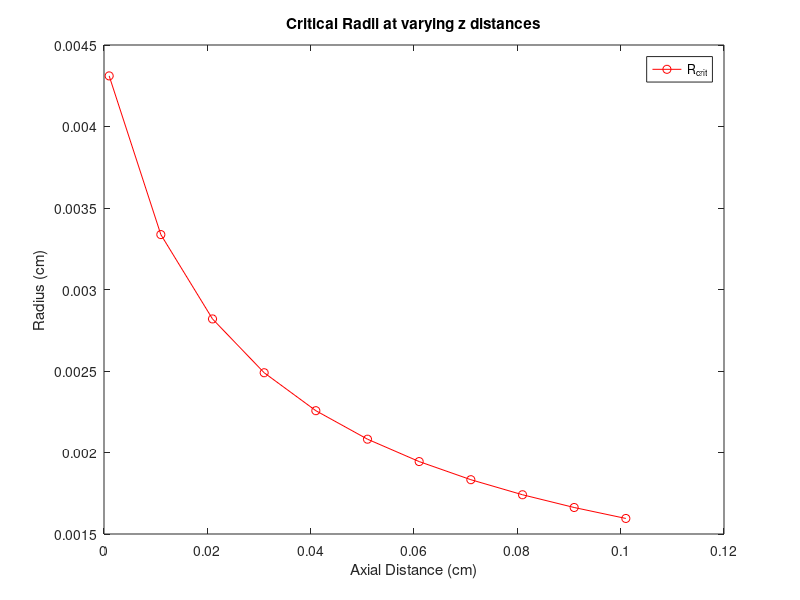
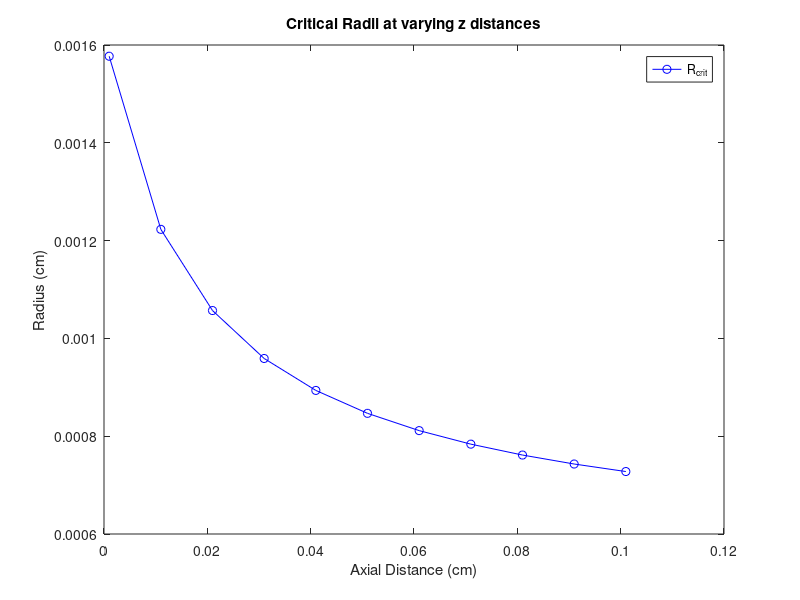
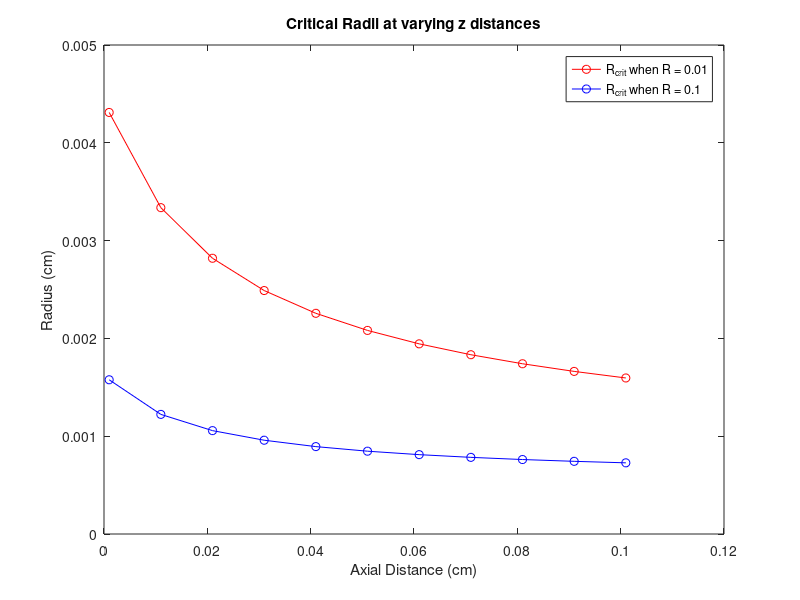

Write the MATLAB code that produced these figures, in order. (Note: this script raises an error after producing the figures.)
%% Initial

clear all;
clc;

D = 1*10^(-7); %cm^2/s Diffusion Coefficient
V = 0.002; %cm/s Velocity
rc = 0.0005; %cm capillary radius
tm = 5*10^(-5); %cm capillary wall thickness
Ko = 5.75*10^(-5); %cm/s Overall Mass Transfer Rate
Ro = 0.01; %umole/cm^3 * s Metabolic Consumption Rate
Co = 5; %umole/cm^3
t = [0.001:0.01:0.101]; %varying z from 0.001 to 0.1 by 0.01

r_crit = @(y) y.*(rc + tm);
Krogh = @(y,z) y.^2.*log(y.^2) - y.^2 + 1 - ((4*D*Co)/(Ro*(rc+tm)^2)) + 4*(D/(V*rc^2)).*(y.^2-1)*z+(2*D/(rc*Ko)).*(y.^2-1);
dKdy = @(y,z) 2.*y+2.*y.*log(y.^2) - 2*y +8*(D/(V*rc^2)).*y.*z + (4*D/(rc*Ko)).*y;

tol = 10^(-7);
maxit=100;
for i=1:11
    z=t(i);
    y=0.001; q=1;
    while q<100
        ynew = y - (Krogh(y,z)/dKdy(y,z));
        Error = abs((ynew - y)/ynew);
        if Error < tol
            break
        else y = ynew;
            q = q+1;
        end 
        R_crit(i) = r_crit(abs(ynew));
    end 
end
display(R_crit)
figure;
plot(t,R_crit,'-ro')
legend('R_{crit}')
title('Critical Radii at varying z distances')
ylabel('Radius (cm)')
xlabel('Axial Distance (cm)')
%% 10 Fold Increase

clear all;
clc;

D = 1*10^(-7); %cm^2/s Diffusion Coefficient
V = 0.002; %cm/s Velocity
rc = 0.0005; %cm capillary radius
tm = 5*10^(-5); %cm capillary wall thickness
Ko = 5.75*10^(-5); %cm/s Overall Mass Transfer Rate
Ro1 = 0.1; %umole/cm^3 * s Metabolic Consumption Rate
Co = 5; %umole/cm^3
t = [0.001:0.01:0.101]; %varying z from 0.001 to 0.1 by 0.01

r_crit = @(y) y.*(rc + tm);
Krogh = @(y,z) y.^2.*log(y.^2) - y.^2 + 1 - ((4*D*Co)/(Ro1*(rc+tm)^2)) + 4*(D/(V*rc^2)).*(y.^2-1)*z+(2*D/(rc*Ko)).*(y.^2-1);
dKdy = @(y,z) 2*y+2.*y.*log(y.^2) - 2*y +8*(D/(V*rc^2)).*y.*z + (4*D/(rc*Ko)).*y;

tol = 10^(-7);
maxit=100;
for i=1:11
    z=t(i);
    y=0.001; q=1;
    while q<100
        ynew = y - (Krogh(y,z)/dKdy(y,z));
        Error = abs((ynew - y)/ynew);
        if Error < tol
            break
        else y = ynew;
            q = q+1;
        end 
        R_crit1(i) = r_crit(abs(ynew));
    end 
end
R_crit1
figure;
plot(t,R_crit1,'-bo')
legend('R_{crit}')
title('Critical Radii at varying z distances')
ylabel('Radius (cm)')
xlabel('Axial Distance (cm)')

%% Combined Information

clear all;
clc;

D = 1*10^(-7); %cm^2/s Diffusion Coefficient
V = 0.002; %cm/s Velocity
rc = 0.0005; %cm capillary radius
tm = 5*10^(-5); %cm capillary wall thickness
Ko = 5.75*10^(-5); %cm/s Overall Mass Transfer Rate
Ro = 0.01; %umole/cm^3 * s Metabolic Consumption Rate
Ro1 = 0.1; %umole/cm^3 * s Metabolic Consumption Rate
Co = 5; %umole/cm^3
t = [0.001:0.01:0.101]; %varying z from 0.001 to 0.1 by 0.01

r_crit = @(y) y.*(rc + tm);
Krogh = @(y,z) y.^2.*log(y.^2) - y.^2 + 1 - ((4*D*Co)/(Ro*(rc+tm)^2)) + 4*(D/(V*rc^2)).*(y.^2-1)*z+(2*D/(rc*Ko)).*(y.^2-1);
dKdy = @(y,z) 2.*y+2.*y.*log(y.^2) - 2*y +8*(D/(V*rc^2)).*y.*z + (4*D/(rc*Ko)).*y;

Krogh1 = @(y,z) y.^2.*log(y.^2) - y.^2 + 1 - ((4*D*Co)/(Ro1*(rc+tm)^2)) + 4*(D/(V*rc^2)).*(y.^2-1)*z+(2*D/(rc*Ko)).*(y.^2-1);
dKdy1 = @(y,z) 2.*y+2.*y.*log(y.^2) - 2*y +8*(D/(V*rc^2)).*y.*z + (4*D/(rc*Ko)).*y;

tol = 10^(-7);
maxit=100;
for i=1:11
    z=t(i);
    y=0.001; q=1;
    while q<100
        ynew = y - (Krogh(y,z)/dKdy(y,z));
        Error = abs((ynew - y)/ynew);
        if Error < tol
            break
        else y = ynew;
            q = q+1;
        end 
        R_crit(i) = r_crit(abs(ynew));
    end 
end
display(R_crit)

for i=1:11
    z=t(i);
    y=0.001; q=1;
    while q<100
        ynew = y - (Krogh1(y,z)/dKdy1(y,z));
        Error = abs((ynew - y)/ynew);
        if Error < tol
            break
        else y = ynew;
            q = q+1;
        end 
        R_crit1(i) = r_crit(abs(ynew));
    end 
end
R_crit1
figure;
plot(t,R_crit,'-ro', t, R_crit1,'-bo')
legend('R_{crit} when R = 0.01','R_{crit} when R = 0.1')
title('Critical Radii at varying z distances')
ylabel('Radius (cm)')
xlabel('Axial Distance (cm)')

Z = [0.001:0.01:0.101]';
R_crit_Initial = R_crit';
R_crit_TenFold = R_crit1';

Table = table(Z,R_crit_Initial,R_crit_TenFold)

%% Comparison

%As shown by the graphs and the data table in the sections above, there is
%a clear difference between when Ro = 0.01 and when Ro = 0.1. Ro represents
% the "Metabolic Consumption Rate", meaning how quickly the tissues consume
% the solute brought before them. As a result, we would expect that if the
% tissues consume the solute much more quickly, the solute will not be able
% to travel as far. This hypothesis is confirmed when analyzing the graph
% between the two Ro values. The graph in which Ro = 0.01 has a much higher
% critical radius for each z value than that of the graph in which Ro =
% 0.1. Mathematically, the the difference between the two graphs is about
% 3-fold, wherein Ro=0.01 has a critical radius 3 times as great as the
% critical radius of the graph when Ro=0.1, at laest in the beginning. As z
% increases, the difference between the two graphs lessens, however the
% Ro=0.01 graph always maintains a higher critical radius at every z value
% than the Ro=0.1 graph. Again, this is to be expected because the slower
% tissue consumption rate allows the solute to travel further into the
% tissue, hence a greater critical radius. 
